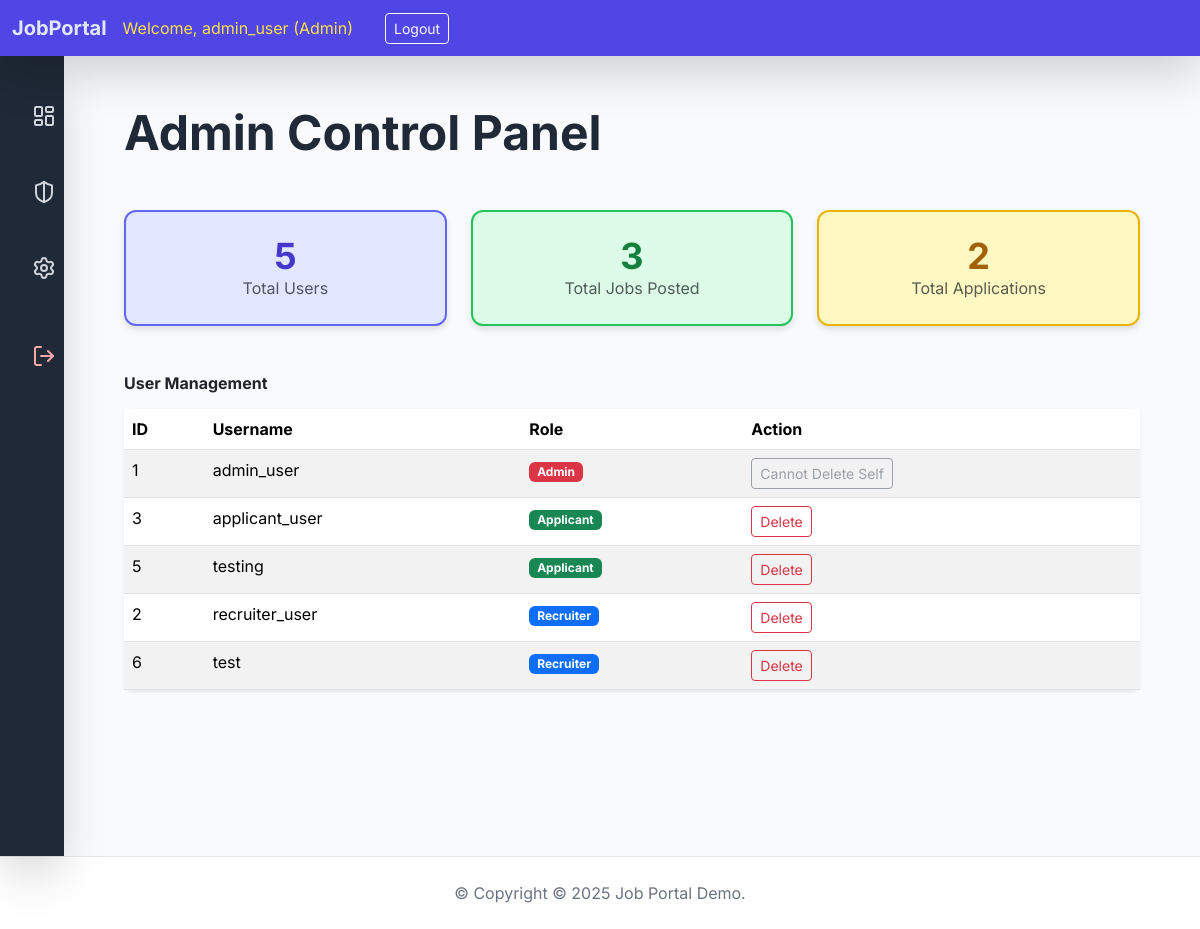
The page /admin/dashboard (signed in) on the database its author committed.
### tables this page shows
CREATE TABLE users (
                id INTEGER PRIMARY KEY AUTOINCREMENT,
                username TEXT UNIQUE NOT NULL,
                password TEXT NOT NULL,
                role TEXT NOT NULL
            , email TEXT NULL, bio TEXT NULL);

### job_portal/admin.py (the view)
@bp.route('/dashboard')
@login_required
@role_required('admin')
def dashboard():
    db = get_db()
    users = db.execute('SELECT id, username, role FROM users ORDER BY role, id').fetchall()
    job_count = db.execute('SELECT COUNT(*) FROM jobs').fetchone()[0]
    app_count = db.execute('SELECT COUNT(*) FROM applications').fetchone()[0]
    stats = {
        'total_users': len(users),
        'job_count': job_count,
        'app_count': app_count
    }
    return render_template('admin_dashboard.html', users=users, stats=stats)

### job_portal/__init__.py (called while the page is built)
def create_app():
    app = Flask(__name__, instance_relative_config=True)
    app.config.from_mapping(
        SECRET_KEY='dev', # Change this in a real environment
        DATABASE=db.DATABASE,
    )
    db.init_db(app)
    app.teardown_appcontext(db.close_connection)
    app.register_blueprint(auth.bp)
    app.register_blueprint(main.bp)
    app.register_blueprint(recruiter.bp)
    app.register_blueprint(admin.bp)
    app.add_url_rule('/', endpoint='main.home')
    @app.context_processor
    def inject_user_data():
        return dict(
            logged_in='user_id' in session,
            username=session.get('username'),
            role=session.get('user_role')
        )
    return app

### job_portal/auth.py (called while the page is built)
def login_required(f):
    @wraps(f)
    def decorated_function(*args, **kwargs):
        if 'user_id' not in session:
            return redirect(url_for('auth.login'))
        return f(*args, **kwargs)
    return decorated_function

def role_required(role):
    def decorator(f):
        @wraps(f)
        def decorated_function(*args, **kwargs):
            user_role = session.get('user_role')
            required_roles = [role] if isinstance(role, str) else role
            if user_role not in required_roles:
                return redirect(url_for('main.home'))
            return f(*args, **kwargs)
        return decorated_function
    return decorator

### job_portal/db.py (called while the page is built)
def get_db():
    db = getattr(g, '_database', None)
    if db is None:
        db = g._database = sqlite3.connect(DATABASE)
        db.row_factory = sqlite3.Row
    return db

def close_connection(exception):
    db = getattr(g, '_database', None)
    if db is not None:
        db.close()

### job_portal/templates/admin_dashboard.html (shortened to what this page needs)
{% extends "base.html" %}
{% block content %}
<h1 class="display-5 fw-bold text-gray-800 mb-5">Admin Control Panel</h1>
<div class="row mb-5">
<div class="col-md-4">
<div class="card p-4 text-center bg-indigo-100 border-indigo-500 border-2">
<h2 class="text-4xl font-bold text-indigo-700">{{ stats.total_users }}</h2>
<p class="text-muted">Total Users</p>
</div>
</div>
<div class="col-md-4">
<div class="card p-4 text-center bg-green-100 border-green-500 border-2">
<h2 class="text-4xl font-bold text-green-700">{{ stats.job_count }}</h2>
<p class="text-muted">Total Jobs Posted</p>
</div>
</div>
<div class="col-md-4">
<div class="card p-4 text-center bg-yellow-100 border-yellow-500 border-2">
<h2 class="text-4xl font-bold text-yellow-700">{{ stats.app_count }}</h2>
<p class="text-muted">Total Applications</p>
</div>
</div>
</div>
<h3 class="fw-bold mb-3">User Management</h3>
<table class="table table-striped table-hover bg-white rounded-lg shadow-sm">
<thead>
<tr>
<th>ID</th>
<th>Username</th>
<th>Role</th>
<th>Action</th>
</tr>
</thead>
<tbody>
{% for user in users %}
<tr>
<td>{{ user.id }}</td>
<td>{{ user.username }}</td>
<td>
<span class="badge
{% if user.role == 'admin' %}bg-danger
{% elif user.role == 'recruiter' %}bg-primary
{% else %}bg-success
{% endif %}">
{{ user.role.capitalize() }}
</span>
</td>
<td>
{% if user.id != session['user_id'] %}
<form method="POST" action="{{ url_for('admin.delete_user', user_id=user.id) }}" onsubmit="return confirm('Are you sure you want to delete user {{ user.username }}? This action is irreversible.')">
<button type="submit" class="btn btn-sm btn-outline-danger">Delete</button>
</form>
{% else %}
<button class="btn btn-sm btn-outline-secondary" disabled>Cannot Delete Self</button>
{% endif %}
</td>
</tr>
{% endfor %}
</tbody>
</table>
{% endblock %}

### job_portal/templates/base.html (shortened to what this page needs)
<!DOCTYPE html>
<html lang="en">
<head>
<link href="https://cdn.jsdelivr.net/npm/bootstrap@5.3.3/dist/css/bootstrap.min.css" rel="stylesheet">
<script src="https://cdn.tailwindcss.com"></script>
</head>
<body class="bg-gray-50">
<nav class="navbar navbar-expand-lg navbar-dark shadow-lg sticky-top z-20" style="background-color: #4f46e5;">
    <div class="container-fluid">
        <a class="navbar-brand text-indigo-100 font-bold" href="{{ url_for('main.home') }}">JobPortal</a>
        <div class="d-flex align-items-center me-3">
            {% if logged_in %}
                <span class="navbar-text text-yellow-300 me-3 hidden lg:block">
                    Welcome, {{ username }} ({{ role.capitalize() }})
                </span>
                <li class="nav-item hidden lg:block">
                    <a class="btn btn-outline-light btn-sm ms-3" href="{{ url_for('auth.logout') }}">Logout</a>
                </li>
            {% endif %}
        </div>
    </div>
</nav>
<div class="main-wrapper flex flex-1 w-full">
    {% if logged_in %}
    <aside id="sidebar" class="bg-gray-800 text-white shadow-2xl pt-4">
        <ul class="nav-list flex flex-col space-y-2 p-2">
            <li>
                <a class="nav-link flex items-center text-gray-300 hover:bg-indigo-600 hover:text-white rounded-lg p-3 mx-2 transition-colors duration-200" href="{{ url_for('main.home') }}">
                    <i data-lucide="layout-dashboard" class="w-6 h-6 flex-shrink-0"></i>
                </a>
            </li>
            {% if role == 'admin' %}
            <li>
                <a class="nav-link flex items-center text-gray-300 hover:bg-indigo-600 hover:text-white rounded-lg p-3 mx-2 transition-colors duration-200" href="{{ url_for('admin.dashboard') }}">
                    <i data-lucide="shield-half" class="w-6 h-6 flex-shrink-0"></i>
                </a>
            </li>
            {% endif %}
            <li>
                <a class="nav-link flex items-center text-gray-300 hover:bg-indigo-600 hover:text-white rounded-lg p-3 mx-2 transition-colors duration-200" href="{{ url_for('main.profile') }}">
                    <i data-lucide="settings" class="w-6 h-6 flex-shrink-0"></i>
                </a>
            </li>
            <li class="hidden lg:block">
                <a class="nav-link flex items-center text-red-300 hover:bg-red-700 hover:text-white rounded-lg p-3 mx-2 mt-4 transition-colors duration-200" href="{{ url_for('auth.logout') }}">
                    <i data-lucide="log-out" class="w-6 h-6 flex-shrink-0"></i>
                </a>
            </li>
        </ul>
    </aside>
    {% endif %}
    <main class="flex-grow p-5 lg:p-8 w-full">
        <div class="container-fluid">
            {% block content %}{% endblock %}
        </div>
    </main>
</div>
<footer class="text-center text-lg-start text-muted bg-white border-t mt-auto">
  <div class="container p-4">
    <div class="d-flex justify-content-center">
      <p class="text-gray-500">
        &copy; Copyright © 2025 Job Portal Demo.
      </p>
    </div>
  </div>
</footer>
</body>
</html>

### job_portal/templates/base.html (style rules this page uses)
body { background-color: #f7f9fc; font-family: 'Inter', sans-serif; min-height: 100vh; display: flex; flex-direction: column; }
.navbar { background-color: #4f46e5; }
.card { border-radius: 12px; box-shadow: 0 4px 6px rgba(0, 0, 0, 0.1); }
#sidebar { transition: width 0.3s ease-in-out; overflow-y: auto; overflow-x: hidden; flex-shrink: 0; z-index: 10; position: sticky; top: 0; height: 100vh; }
@media (min-width: 1024px) { #sidebar { width: 4rem; } }

### rows shown on the page
users: username "admin_user", capitalize "Admin", id "1", role "Admin", shows "Cannot Delete Self"
users: id "3", username "applicant_user", role "Applicant"
users: id "5", username "testing", role "Applicant"
users: id "2", username "recruiter_user", role "Recruiter"
users: id "6", username "test", role "Recruiter"

### other values the page prints
{{ stats.total_users }} "5"
{{ stats.job_count }} "3"
{{ stats.app_count }} "2"
